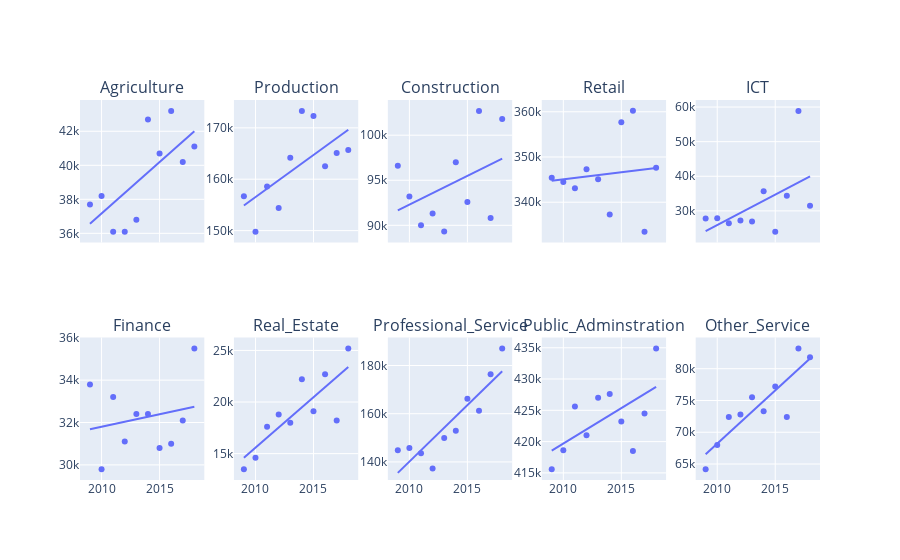

Source (notebook cell):
### Code cell
#convert the fields.
df_modified['Count']=df_modified['Count'].astype(str).astype(float)
df_modified['Year']=df_modified['Year'].astype(str).astype(int)

array = df_merged['Industry']
fig = make_subplots(rows=2, cols=5, shared_xaxes=True, subplot_titles=[f'{i}' for i in array])
ite = 0
print("Correlation of each industry over the years\n")
while ite < 10:   
    
    #plot the scatter plot with trend line
    df_i = df_modified.loc[df_modified['Industry']==array[ite]]
    fig_i = px.scatter(df_i, x="Year", y="Count", trendline="ols")
    trace_i = fig_i['data'][0]
    trace_i_1 = fig_i['data'][1]
    
    #print the correlation value over the year
    print(array[ite]+": "+str(df_i.corr().iloc[0,1]))
    
    if ite < 5 :
        fig.add_trace(trace_i, row=1, col=(ite+1))
        fig.add_trace(trace_i_1, row=1, col=(ite+1))
    else:
        fig.add_trace(trace_i, row=2, col=(ite-4))
        fig.add_trace(trace_i_1, row=2, col=(ite-4))
    
    ite += 1

fig.show()

### Figure 1 — Plotly figure (JSON) as saved in the notebook; plotly's stock layout.template omitted (floating-point values rounded to 4 significant figures)
{"data": [{"hovertemplate": "Year=%{x}<br>Count=%{y}<extra></extra>", "legendgroup": "", "marker": {"color": "#636efa", "symbol": "circle"}, "mode": "markers", "name": "", "showlegend": false, "type": "scatter", "x": [2009, 2010, 2011, 2012, 2013, 2014, 2015, 2016, 2017, 2018], "xaxis": "x", "y": [37700, 38200, 36100, 36100, 36800, 42700, 40700, 43200, 40200, 41100], "yaxis": "y"}, {"hovertemplate": "<b>OLS trendline</b><br>Count = 604.848 * Year + -1.17858e+06<br>R<sup>2</sup>=0.476989<br><br>Year=%{x}<br>Count=%{y} <b>(trend)</b><extra></extra>", "legendgroup": "", "marker": {"color": "#636efa", "symbol": "circle"}, "mode": "lines", "name": "", "showlegend": false, "type": "scatter", "x": [2009, 2010, 2011, 2012, 2013, 2014, 2015, 2016, 2017, 2018], "xaxis": "x", "y": [36560.0, 37160.0, 37770.0, 38370.0, 38980.0, 39580.0, 40190.0, 40790.0, 41400.0, 42000.0], "yaxis": "y"}, {"hovertemplate": "Year=%{x}<br>Count=%{y}<extra></extra>", "legendgroup": "", "marker": {"color": "#636efa", "symbol": "circle"}, "mode": "markers", "name": "", "showlegend": false, "type": "scatter", "x": [2009, 2010, 2011, 2012, 2013, 2014, 2015, 2016, 2017, 2018], "xaxis": "x2", "y": [156700, 149800, 158600, 154400, 164200, 173300, 172300, 162500, 165100, 165700], "yaxis": "y2"}, {"hovertemplate": "<b>OLS trendline</b><br>Count = 1638.79 * Year + -3.13744e+06<br>R<sup>2</sup>=0.436370<br><br>Year=%{x}<br>Count=%{y} <b>(trend)</b><extra></extra>", "legendgroup": "", "marker": {"color": "#636efa", "symbol": "circle"}, "mode": "lines", "name": "", "showlegend": false, "type": "scatter", "x": [2009, 2010, 2011, 2012, 2013, 2014, 2015, 2016, 2017, 2018], "xaxis": "x2", "y": [154900.0, 156500.0, 158200.0, 159800.0, 161400.0, 163100.0, 164700.0, 166400.0, 168000.0, 169600.0], "yaxis": "y2"}, {"hovertemplate": "Year=%{x}<br>Count=%{y}<extra></extra>", "legendgroup": "", "marker": {"color": "#636efa", "symbol": "circle"}, "mode": "markers", "name": "", "showlegend": false, "type": "scatter", "x": [2009, 2010, 2011, 2012, 2013, 2014, 2015, 2016, 2017, 2018], "xaxis": "x3", "y": [96600, 93200, 90000, 91300, 89300, 97000, 92600, 102700, 90800, 101800], "yaxis": "y3"}, {"hovertemplate": "<b>OLS trendline</b><br>Count = 636.97 * Year + -1.18801e+06<br>R<sup>2</sup>=0.161158<br><br>Year=%{x}<br>Count=%{y} <b>(trend)</b><extra></extra>", "legendgroup": "", "marker": {"color": "#636efa", "symbol": "circle"}, "mode": "lines", "name": "", "showlegend": false, "type": "scatter", "x": [2009, 2010, 2011, 2012, 2013, 2014, 2015, 2016, 2017, 2018], "xaxis": "x3", "y": [91660.0, 92300.0, 92940.0, 93570.0, 94210.0, 94850.0, 95490.0, 96120.0, 96760.0, 97400.0], "yaxis": "y3"}, {"hovertemplate": "Year=%{x}<br>Count=%{y}<extra></extra>", "legendgroup": "", "marker": {"color": "#636efa", "symbol": "circle"}, "mode": "markers", "name": "", "showlegend": false, "type": "scatter", "x": [2009, 2010, 2011, 2012, 2013, 2014, 2015, 2016, 2017, 2018], "xaxis": "x4", "y": [345400, 344500, 343100, 347300, 345100, 337300, 357700, 360200, 333500, 347600], "yaxis": "y4"}, {"hovertemplate": "<b>OLS trendline</b><br>Count = 313.333 * Year + -284727<br>R<sup>2</sup>=0.013816<br><br>Year=%{x}<br>Count=%{y} <b>(trend)</b><extra></extra>", "legendgroup": "", "marker": {"color": "#636efa", "symbol": "circle"}, "mode": "lines", "name": "", "showlegend": false, "type": "scatter", "x": [2009, 2010, 2011, 2012, 2013, 2014, 2015, 2016, 2017, 2018], "xaxis": "x4", "y": [344800.0, 345100.0, 345400.0, 345700.0, 346000.0, 346300.0, 346600.0, 347000.0, 347300.0, 347600.0], "yaxis": "y4"}, {"hovertemplate": "Year=%{x}<br>Count=%{y}<extra></extra>", "legendgroup": "", "marker": {"color": "#636efa", "symbol": "circle"}, "mode": "markers", "name": "", "showlegend": false, "type": "scatter", "x": [2009, 2010, 2011, 2012, 2013, 2014, 2015, 2016, 2017, 2018], "xaxis": "x5", "y": [27800, 27900, 26400, 27200, 26900, 35700, 24000, 34400, 58900, 31500], "yaxis": "y5"}, {"hovertemplate": "<b>OLS trendline</b><br>Count = 1754.55 * Year + -3.50071e+06<br>R<sup>2</sup>=0.275420<br><br>Year=%{x}<br>Count=%{y} <b>(trend)</b><extra></extra>", "legendgroup": "", "marker": {"color": "#636efa", "symbol": "circle"}, "mode": "lines", "name": "", "showlegend": false, "type": "scatter", "x": [2009, 2010, 2011, 2012, 2013, 2014, 2015, 2016, 2017, 2018], "xaxis": "x5", "y": [24170.0, 25930.0, 27680.0, 29440.0, 31190.0, 32950.0, 34700.0, 36460.0, 38210.0, 39970.0], "yaxis": "y5"}, {"hovertemplate": "Year=%{x}<br>Count=%{y}<extra></extra>", "legendgroup": "", "marker": {"color": "#636efa", "symbol": "circle"}, "mode": "markers", "name": "", "showlegend": false, "type": "scatter", "x": [2009, 2010, 2011, 2012, 2013, 2014, 2015, 2016, 2017, 2018], "xaxis": "x6", "y": [33800, 29800, 33200, 31100, 32400, 32400, 30800, 31000, 32100, 35500], "yaxis": "y6"}, {"hovertemplate": "<b>OLS trendline</b><br>Count = 118.182 * Year + -205749<br>R<sup>2</sup>=0.046259<br><br>Year=%{x}<br>Count=%{y} <b>(trend)</b><extra></extra>", "legendgroup": "", "marker": {"color": "#636efa", "symbol": "circle"}, "mode": "lines", "name": "", "showlegend": false, "type": "scatter", "x": [2009, 2010, 2011, 2012, 2013, 2014, 2015, 2016, 2017, 2018], "xaxis": "x6", "y": [31680.0, 31800.0, 31910.0, 32030.0, 32150.0, 32270.0, 32390.0, 32510.0, 32620.0, 32740.0], "yaxis": "y6"}, {"hovertemplate": "Year=%{x}<br>Count=%{y}<extra></extra>", "legendgroup": "", "marker": {"color": "#636efa", "symbol": "circle"}, "mode": "markers", "name": "", "showlegend": false, "type": "scatter", "x": [2009, 2010, 2011, 2012, 2013, 2014, 2015, 2016, 2017, 2018], "xaxis": "x7", "y": [13500, 14600, 17600, 18800, 18000, 22200, 19100, 22700, 18200, 25200], "yaxis": "y7"}, {"hovertemplate": "<b>OLS trendline</b><br>Count = 976.364 * Year + -1.94692e+06<br>R<sup>2</sup>=0.680159<br><br>Year=%{x}<br>Count=%{y} <b>(trend)</b><extra></extra>", "legendgroup": "", "marker": {"color": "#636efa", "symbol": "circle"}, "mode": "lines", "name": "", "showlegend": false, "type": "scatter", "x": [2009, 2010, 2011, 2012, 2013, 2014, 2015, 2016, 2017, 2018], "xaxis": "x7", "y": [14600.0, 15570.0, 16550.0, 17530.0, 18500.0, 19480.0, 20450.0, 21430.0, 22410.0, 23380.0], "yaxis": "y7"}, {"hovertemplate": "Year=%{x}<br>Count=%{y}<extra></extra>", "legendgroup": "", "marker": {"color": "#636efa", "symbol": "circle"}, "mode": "markers", "name": "", "showlegend": false, "type": "scatter", "x": [2009, 2010, 2011, 2012, 2013, 2014, 2015, 2016, 2017, 2018], "xaxis": "x8", "y": [144800, 145800, 143600, 137300, 149900, 152900, 166200, 161200, 176400, 187100], "yaxis": "y8"}, {"hovertemplate": "<b>OLS trendline</b><br>Count = 4682.42 * Year + -9.27154e+06<br>R<sup>2</sup>=0.789362<br><br>Year=%{x}<br>Count=%{y} <b>(trend)</b><extra></extra>", "legendgroup": "", "marker": {"color": "#636efa", "symbol": "circle"}, "mode": "lines", "name": "", "showlegend": false, "type": "scatter", "x": [2009, 2010, 2011, 2012, 2013, 2014, 2015, 2016, 2017, 2018], "xaxis": "x8", "y": [135400.0, 140100.0, 144800.0, 149500.0, 154200.0, 158900.0, 163500.0, 168200.0, 172900.0, 177600.0], "yaxis": "y8"}, {"hovertemplate": "Year=%{x}<br>Count=%{y}<extra></extra>", "legendgroup": "", "marker": {"color": "#636efa", "symbol": "circle"}, "mode": "markers", "name": "", "showlegend": false, "type": "scatter", "x": [2009, 2010, 2011, 2012, 2013, 2014, 2015, 2016, 2017, 2018], "xaxis": "x9", "y": [415600, 418600, 425600, 421000, 427000, 427600, 423200, 418500, 424500, 434900], "yaxis": "y9"}, {"hovertemplate": "<b>OLS trendline</b><br>Count = 1131.52 * Year + -1.85466e+06<br>R<sup>2</sup>=0.374610<br><br>Year=%{x}<br>Count=%{y} <b>(trend)</b><extra></extra>", "legendgroup": "", "marker": {"color": "#636efa", "symbol": "circle"}, "mode": "lines", "name": "", "showlegend": false, "type": "scatter", "x": [2009, 2010, 2011, 2012, 2013, 2014, 2015, 2016, 2017, 2018], "xaxis": "x9", "y": [418600.0, 419700.0, 420800.0, 422000.0, 423100.0, 424200.0, 425300.0, 426500.0, 427600.0, 428700.0], "yaxis": "y9"}, {"hovertemplate": "Year=%{x}<br>Count=%{y}<extra></extra>", "legendgroup": "", "marker": {"color": "#636efa", "symbol": "circle"}, "mode": "markers", "name": "", "showlegend": false, "type": "scatter", "x": [2009, 2010, 2011, 2012, 2013, 2014, 2015, 2016, 2017, 2018], "xaxis": "x10", "y": [64200, 68000, 72400, 72800, 75500, 73300, 77200, 72400, 83200, 81800], "yaxis": "y10"}, {"hovertemplate": "<b>OLS trendline</b><br>Count = 1671.52 * Year + -3.29152e+06<br>R<sup>2</sup>=0.776111<br><br>Year=%{x}<br>Count=%{y} <b>(trend)</b><extra></extra>", "legendgroup": "", "marker": {"color": "#636efa", "symbol": "circle"}, "mode": "lines", "name": "", "showlegend": false, "type": "scatter", "x": [2009, 2010, 2011, 2012, 2013, 2014, 2015, 2016, 2017, 2018], "xaxis": "x10", "y": [66560.0, 68230.0, 69900.0, 71570.0, 73240.0, 74920.0, 76590.0, 78260.0, 79930.0, 81600.0], "yaxis": "y10"}], "layout": {"annotations": [{"font": {"size": 16}, "showarrow": false, "text": "Agriculture", "x": 0.084, "xanchor": "center", "xref": "paper", "y": 1, "yanchor": "bottom", "yref": "paper"}, {"font": {"size": 16}, "showarrow": false, "text": "Production", "x": 0.292, "xanchor": "center", "xref": "paper", "y": 1, "yanchor": "bottom", "yref": "paper"}, {"font": {"size": 16}, "showarrow": false, "text": "Construction", "x": 0.5, "xanchor": "center", "xref": "paper", "y": 1, "yanchor": "bottom", "yref": "paper"}, {"font": {"size": 16}, "showarrow": false, "text": "Retail", "x": 0.708, "xanchor": "center", "xref": "paper", "y": 1, "yanchor": "bottom", "yref": "paper"}, {"font": {"size": 16}, "showarrow": false, "text": "ICT", "x": 0.916, "xanchor": "center", "xref": "paper", "y": 1, "yanchor": "bottom", "yref": "paper"}, {"font": {"size": 16}, "showarrow": false, "text": "Finance", "x": 0.084, "xanchor": "center", "xref": "paper", "y": 0.375, "yanchor": "bottom", "yref": "paper"}, {"font": {"size": 16}, "showarrow": false, "text": "Real_Estate", "x": 0.292, "xanchor": "center", "xref": "paper", "y": 0.375, "yanchor": "bottom", "yref": "paper"}, {"font": {"size": 16}, "showarrow": false, "text": "Professional_Service", "x": 0.5, "xanchor": "center", "xref": "paper", "y": 0.375, "yanchor": "bottom", "yref": "paper"}, {"font": {"size": 16}, "showarrow": false, "text": "Public_Adminstration", "x": 0.708, "xanchor": "center", "xref": "paper", "y": 0.375, "yanchor": "bottom", "yref": "paper"}, {"font": {"size": 16}, "showarrow": false, "text": "Other_Service", "x": 0.916, "xanchor": "center", "xref": "paper", "y": 0.375, "yanchor": "bottom", "yref": "paper"}], "xaxis": {"anchor": "y", "domain": [0, 0.168], "matches": "x6", "showticklabels": false}, "xaxis10": {"anchor": "y10", "domain": [0.832, 1]}, "xaxis2": {"anchor": "y2", "domain": [0.208, 0.376], "matches": "x7", "showticklabels": false}, "xaxis3": {"anchor": "y3", "domain": [0.416, 0.584], "matches": "x8", "showticklabels": false}, "xaxis4": {"anchor": "y4", "domain": [0.624, 0.792], "matches": "x9", "showticklabels": false}, "xaxis5": {"anchor": "y5", "domain": [0.832, 1], "matches": "x10", "showticklabels": false}, "xaxis6": {"anchor": "y6", "domain": [0, 0.168]}, "xaxis7": {"anchor": "y7", "domain": [0.208, 0.376]}, "xaxis8": {"anchor": "y8", "domain": [0.416, 0.584]}, "xaxis9": {"anchor": "y9", "domain": [0.624, 0.792]}, "yaxis": {"anchor": "x", "domain": [0.625, 1]}, "yaxis10": {"anchor": "x10", "domain": [0, 0.375]}, "yaxis2": {"anchor": "x2", "domain": [0.625, 1]}, "yaxis3": {"anchor": "x3", "domain": [0.625, 1]}, "yaxis4": {"anchor": "x4", "domain": [0.625, 1]}, "yaxis5": {"anchor": "x5", "domain": [0.625, 1]}, "yaxis6": {"anchor": "x6", "domain": [0, 0.375]}, "yaxis7": {"anchor": "x7", "domain": [0, 0.375]}, "yaxis8": {"anchor": "x8", "domain": [0, 0.375]}, "yaxis9": {"anchor": "x9", "domain": [0, 0.375]}}}
